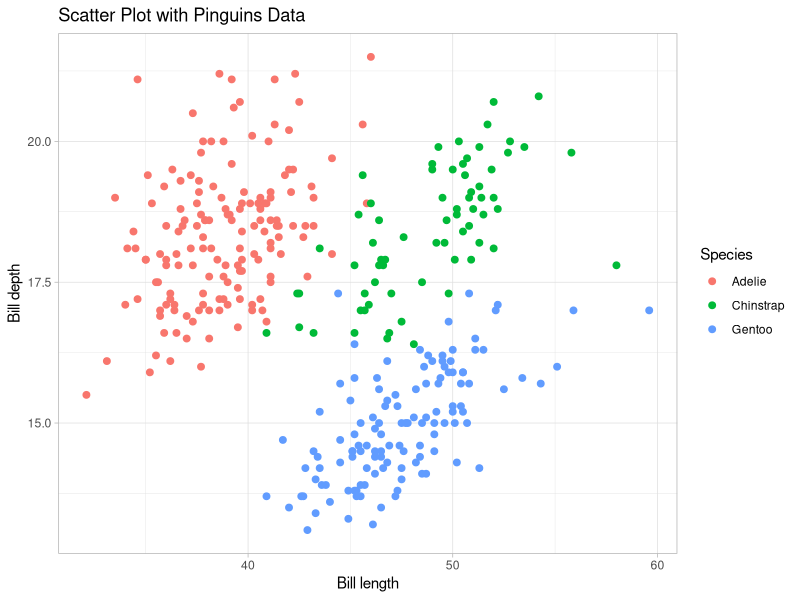

Reproduce this figure in R.
## ---- chunk 1
library(tidyverse)
library(palmerpenguins)
## ---- chunk 2
data(penguins)
penguins |> head(10) |> knitr::kable()
## ---- chunk 3
penguins |> 
  ggplot(aes(bill_length_mm, bill_depth_mm, color = species))+
  geom_point(size = 2)+
  ggtitle("Scatter Plot with Pinguins Data")+
  labs(x = 'Bill length', y = 'Bill depth', color = 'Species')+
  theme_light()
